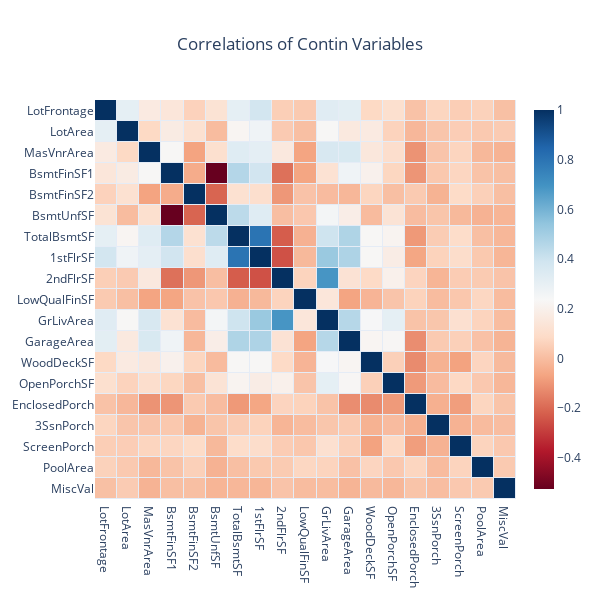

The notebook cell this image was saved under:
### Code cell
# How correlated are these variables?
# First let's standardize to mean 0, std 1
house_s = house.copy()
for col in contin:
    house_s[col] = (house[col] - house[col].mean()) / house[col].std()
contin_corr = house_s[contin].T @ house_s[contin] / (nrows-1)

heat = go.Heatmap(z=contin_corr,
                  x=contin_corr.index,
                  y=contin_corr.index,
                  xgap=1, ygap=1,
                  colorscale='RdBu',
                  colorbar_thickness=20,
                  colorbar_ticklen=3,
                  #hovertext =hovertext,
                  #hoverinfo='text'
)
layout = go.Layout(title_text='Correlations of Contin Variables', title_x=0.5, 
                   width=600, height=600,
                   xaxis_showgrid=False,
                   yaxis_showgrid=False,
                   yaxis_autorange='reversed'
                  )
   
fig4=go.Figure(data=[heat], layout=layout)        
fig4.show()

### Figure 1 — Plotly figure (JSON) as saved in the notebook; plotly's stock layout.template omitted (floating-point values rounded to 4 significant figures; data arrays with more than 128 entries replaced by an {"elided": "..."} marker saying what was removed)
{"data": [{"colorbar": {"thickness": 20, "ticklen": 3}, "colorscale": [[0, "rgb(103,0,31)"], [0.1, "rgb(178,24,43)"], [0.2, "rgb(214,96,77)"], [0.3, "rgb(244,165,130)"], [0.4, "rgb(253,219,199)"], [0.5, "rgb(247,247,247)"], [0.6, "rgb(209,229,240)"], [0.7, "rgb(146,197,222)"], [0.8, "rgb(67,147,195)"], [0.9, "rgb(33,102,172)"], [1, "rgb(5,48,97)"]], "type": "heatmap", "x": ["LotFrontage", "LotArea", "MasVnrArea", "BsmtFinSF1", "BsmtFinSF2", "BsmtUnfSF", "TotalBsmtSF", "1stFlrSF", "2ndFlrSF", "LowQualFinSF", "GrLivArea", "GarageArea", "WoodDeckSF", "OpenPorchSF", "EnclosedPorch", "3SsnPorch", "ScreenPorch", "PoolArea", "MiscVal"], "xgap": 1, "y": ["LotFrontage", "LotArea", "MasVnrArea", "BsmtFinSF1", "BsmtFinSF2", "BsmtUnfSF", "TotalBsmtSF", "1stFlrSF", "2ndFlrSF", "LowQualFinSF", "GrLivArea", "GarageArea", "WoodDeckSF", "OpenPorchSF", "EnclosedPorch", "3SsnPorch", "ScreenPorch", "PoolArea", "MiscVal"], "ygap": 1, "z": {"elided": "19x19 float values"}}], "layout": {"height": 600, "title": {"text": "Correlations of Contin Variables", "x": 0.5}, "width": 600, "xaxis": {"showgrid": false}, "yaxis": {"autorange": "reversed", "showgrid": false}}}
